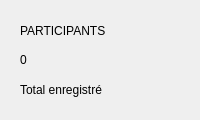
               <widget class="QFrame" name="cardStat">
                <property name="minimumSize">
                 <size>
                  <width>0</width>
                  <height>120</height>
                 </size>
                </property>
                <layout class="QVBoxLayout" name="cardStatLayout">
                 <property name="spacing">
                  <number>4</number>
                 </property>
                 <property name="leftMargin">
                  <number>20</number>
                 </property>
                 <property name="topMargin">
                  <number>18</number>
                 </property>
                 <property name="rightMargin">
                  <number>20</number>
                 </property>
                 <property name="bottomMargin">
                  <number>18</number>
                 </property>
                 <item>
                  <widget class="QLabel" name="cardStatTitle">
                   <property name="text">
                    <string>PARTICIPANTS</string>
                   </property>
                  </widget>
                 </item>
                 <item>
                  <widget class="QLabel" name="cardStatValue">
                   <property name="text">
                    <string>0</string>
                   </property>
                  </widget>
                 </item>
                 <item>
                  <widget class="QLabel" name="cardStatSub">
                   <property name="text">
                    <string>Total enregistré</string>
                   </property>
                  </widget>
                 </item>
                </layout>
               </widget>
